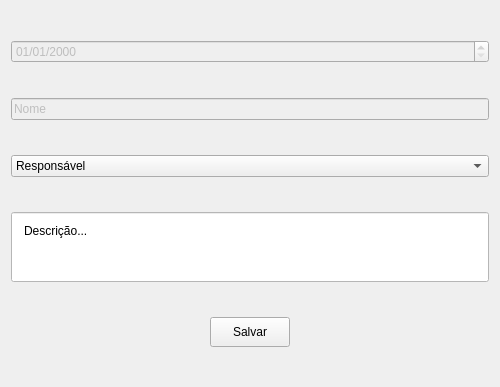
<?xml version="1.0" encoding="UTF-8"?>
<ui version="4.0">
 <class>Form</class>
 <widget class="QWidget" name="Form">
  <property name="geometry">
   <rect>
    <x>0</x>
    <y>0</y>
    <width>500</width>
    <height>387</height>
   </rect>
  </property>
  <property name="windowTitle">
   <string>Form</string>
  </property>
  <layout class="QVBoxLayout" name="verticalLayout" stretch="0,0,0,0,0">
   <item>
    <widget class="QDateTimeEdit" name="dataOcorrencia">
     <property name="enabled">
      <bool>false</bool>
     </property>
     <property name="displayFormat">
      <string>dd/MM/yyyy</string>
     </property>
    </widget>
   </item>
   <item>
    <widget class="QLineEdit" name="nomeOcorrencia">
     <property name="enabled">
      <bool>false</bool>
     </property>
     <property name="text">
      <string>Nome</string>
     </property>
    </widget>
   </item>
   <item>
    <widget class="QComboBox" name="responsavelCombo">
     <item>
      <property name="text">
       <string>Responsável</string>
      </property>
     </item>
    </widget>
   </item>
   <item>
    <widget class="QLineEdit" name="descricaoOcorrencia">
     <property name="minimumSize">
      <size>
       <width>0</width>
       <height>70</height>
      </size>
     </property>
     <property name="styleSheet">
      <string notr="true">#descricaoOcorrencia{

	align-items: flex-start;
	background-color: #fff;
	
	padding: 10px;

}</string>
     </property>
     <property name="text">
      <string>Descrição...</string>
     </property>
     <property name="alignment">
      <set>Qt::AlignLeading|Qt::AlignLeft|Qt::AlignTop</set>
     </property>
    </widget>
   </item>
   <item alignment="Qt::AlignHCenter">
    <widget class="QPushButton" name="btnSaveReport">
     <property name="maximumSize">
      <size>
       <width>90</width>
       <height>30</height>
      </size>
     </property>
     <property name="text">
      <string>Salvar</string>
     </property>
    </widget>
   </item>
  </layout>
 </widget>
 <resources/>
 <connections/>
</ui>
